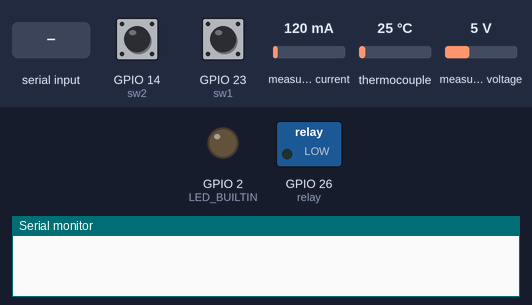
Recording of a program running on a simulated ESP32. Shown: switched loads named in the program (green lamp = pin HIGH), output pins drawn as LEDs (lit = HIGH), the last lines printed to the serial monitor. The inputs (shaded band) are chosen by the test bench; at power-on: GPIO 14 (sw2) HIGH, GPIO 23 (sw1) HIGH, measured current 120 mA, thermocouple 25 °C, measured voltage 5 V. The modem accepts every AT command (registered, SIM ready, sends succeed) and sends nothing else.

Above: at 0.1 s.
At 18.2 s:
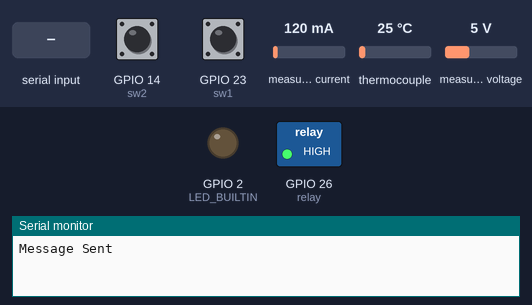
18.3 s: "OFF" received over the second serial link
At 19.5 s:
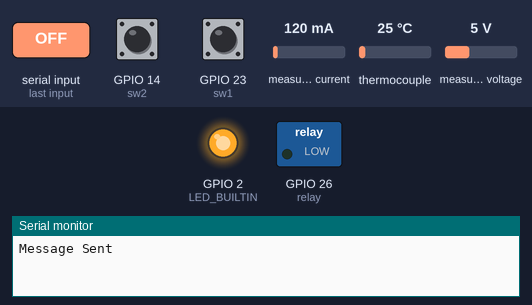
Timing chart, 0 to 51.7 s (numbered marks = the images above; inputs shaded):
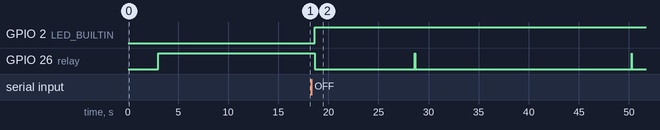

The program:

main.cpp
```cpp
#include <Wire.h>
#include <Arduino.h>
#include <max6675.h>
#include <HardwareSerial.h>
#include <EmonLib.h>

static const BaseType_t pro_cpu = 0;
static const BaseType_t app_cpu = 1;
static float tempC;
static float realPower;
static float powerFactor;
static float supplyVoltage;
static float Irms;
float Freq;
float Rpm;
char incomingByte;
String inputString;
String fuelLevel;
const int thermoDO = 19;
const int thermoCS = 5;
const int thermoCLK = 18;
const int relay = 26;
#define sw1 23
#define sw2 14

MAX6675 thermocouple(thermoCLK, thermoCS, thermoDO);
EnergyMonitor emon1;

void updateSerial();
void conditions();
void sendSMS();
void reply(String text);

void tempSensor(void *parameter){

  while(true){
   tempC = thermocouple.readCelsius();
   vTaskDelay(300/portTICK_PERIOD_MS);
  }
  vTaskDelete(NULL);
}

void powerSensor(void *parameter){

  while (true){

    emon1.calcVI(64,1000);
    realPower = emon1.realPower;
    powerFactor = emon1.powerFactor;
    supplyVoltage = emon1.Vrms;
    Irms = emon1.Irms;

    vTaskDelay(600/portTICK_PERIOD_MS);
  }
   vTaskDelete(NULL);
 }

void rpm(void *parameter){

  while(true){
  Freq = (supplyVoltage/220)*60;
  Rpm = (Freq*120)/4;

  vTaskDelay(700/portTICK_PERIOD_MS); }
  vTaskDelete(NULL);
}

void setup() {

  Serial.begin(115200);
  Serial2.begin(115200);
  emon1.voltage(32, 414, 1.7);     // Voltage: input pin, calibration, phase_shift
  emon1.current(33, 9.7);         // Current: input pin, calibration.
  digitalWrite(relay, HIGH);
  delay(3000);
  pinMode(relay, OUTPUT);
  pinMode(sw1, INPUT_PULLUP);
  pinMode(sw2, INPUT_PULLUP);

  pinMode(LED_BUILTIN, OUTPUT);

  Serial2.println("AT+CMGF=1");   //Configure in text mode
  delay(1000);
  Serial2.println("AT+CNMI=1,2,0,0,0");  //procedure, how to recive messages from the net
  delay(1000);
  Serial2.println("AT+CMGL=\"REC UNREAD\""); //Read unredad messages

    xTaskCreatePinnedToCore(
          rpm,
          "rpm",
          1024,
          NULL,
          1,
          NULL,
          app_cpu );

    xTaskCreatePinnedToCore(
          tempSensor,
          "tempSensor",
          1024,
          NULL,
          1,
          NULL,
          app_cpu );

    xTaskCreatePinnedToCore(
          powerSensor,
          "Power Sensor",
          3024,
          NULL,
          1,
          NULL,
          app_cpu );

  delay(12000);
}

void loop() {

  conditions();
  updateSerial();


  static unsigned long lastMessageTime = 0;
  unsigned long currentTime = millis();

    if (currentTime - lastMessageTime >= 8000) { //Sends every 1 hour but can be changed anytime you want hour
      sendSMS();
      lastMessageTime = currentTime;
    }

  updateSerial();

}

void updateSerial(){

    if(Serial2.available()){

        Serial.write(Serial2.read());

        while (Serial2.available())
        {
          incomingByte = Serial2.read();
          inputString += incomingByte;
        }
        delay(10);
       // Serial.println(inputString);
        inputString.toUpperCase();

        if(inputString.indexOf("OFF") > -1){
          digitalWrite(relay, LOW);
          digitalWrite(LED_BUILTIN, HIGH);
          delay(10000);
        }
         inputString == "";
      }

      if(Serial.available()){
        Serial2.write(Serial.read());
    }
}

void conditions(){

bool s1 = digitalRead(sw1);
bool s2 = digitalRead(sw2);
//Low Load
  if(tempC > 80){
    reply("Warning High Temperature Detected. System shutting Down");
    sendSMS();
    delay(2000);
    digitalWrite(relay, LOW);
    delay(5000); }

  else  if(supplyVoltage > 240){
      reply("Generator is Over Voltage. System shutting Down");
      sendSMS();
      delay(2000);
      digitalWrite(relay, LOW);

      delay(5000);  }
 /*
  else  if(supplyVoltage < 215){
      reply("Generator is Under Voltage. System shutting Down");
      sendSMS();
      digitalWrite(relay, LOW);
      delay(5000);  }
*/
  else  if(Irms > 2){
      sendSMS();
      delay(2000);
      digitalWrite(relay, LOW);
      reply("Generator is Overcurrent");
      delay(5000);
       } else { digitalWrite(relay, HIGH);}

  if (s1 == LOW && s2 == HIGH) {
     fuelLevel = "Fuel is Low";}
  else if (s1 == HIGH && s2 == LOW) {
     fuelLevel = "Fuel is High"; }
  else if (s1 == HIGH && s2 == HIGH) {
     fuelLevel = "Fuel is Medium";
   }
}

void sendSMS()  {

  updateSerial();
  Serial2.println("AT+CMGS=\"+639310553652\"\r");//change ZZ with country code and xxxxxxxxxxx with phone number to sms
  updateSerial();
  Serial2.print("Temperature:" ); //text content
  Serial2.println(tempC ); //text content
  Serial2.print("Voltage:");
  Serial2.println(supplyVoltage);
  Serial2.print("Current:");
  Serial2.println(Irms);
  Serial2.print("Power:");
  Serial2.println(realPower);
  Serial2.print("Power Factor:");
  Serial2.println(powerFactor);
  Serial2.print("Frequency:");
  Serial2.println(Freq);
  Serial2.print("RPM:");
  Serial2.println(Rpm);
  Serial2.println(fuelLevel);
  updateSerial();
  delay(1000);
  Serial.println("Message Sent");
  Serial2.write(26);
  delay(600);
}

void reply(String text){
  updateSerial();
  Serial2.println("AT+CMGS=\"+639310553652\"\r");
  updateSerial();
  Serial2.println(text);
  updateSerial();
  delay(100);
  Serial2.write(26);
  delay(600);
}


 //Debugging Purposes
 /*
  Serial.print(tempC);
  Serial.print(",");
  Serial.print(supplyVoltage);
  Serial.print(",");
  Serial.print(Irms);
  Serial.print(",");
  Serial.print(realPower);
  Serial.print(",");
  Serial.print(powerFactor);
  Serial.print(",");
  Serial.print(Freq);
  Serial.print(",");
  Serial.print(Rpm);
  Serial.println(",");
  delay(5000);
*/
```

Measured:
- after the input at 18.3 s, GPIO 2 (LED_BUILTIN): LOW → HIGH after 0.34 s; GPIO 26 (relay): goes LOW 10.0 s, HIGH 0.01 s, LOW 21.6 s, HIGH 0.01 s, then LOW, starting after 0.34 s
